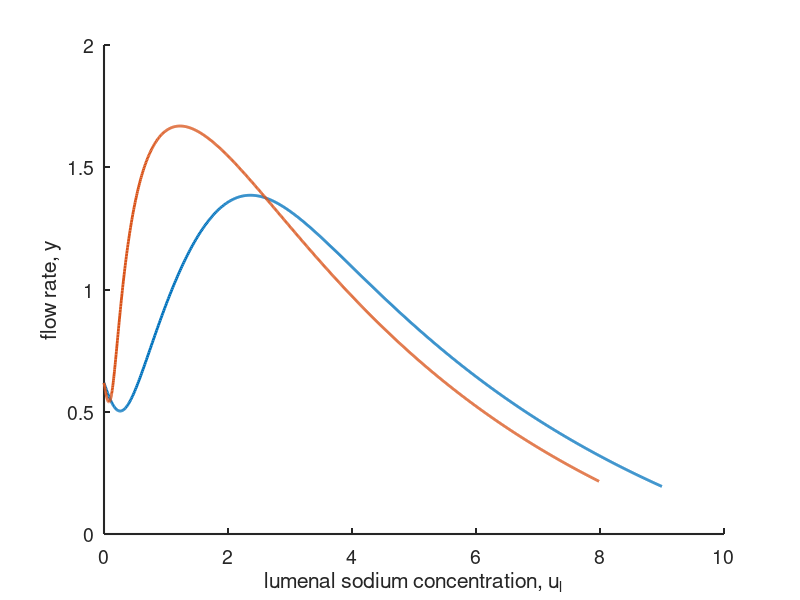

Reproduce this figure in MATLAB.
% Fluid absorption as a function of lumenal Na concentration,
% in nondimensional variables.


clear all
close all
clc

% First reproduce the figure in the gastrointestinal chapter.

beta = 1;
gam = 10;
rho = 1;
u0 = 1;

ui = linspace(0,8,1000);
fi = (ui.^3)./(1+ui.^3) ;
ul = ui + beta*fi;

a = rho;
b = rho + ul;
c = ui - u0 + (1-gam)*beta*fi;
y = (-b + (b.^2 - 4*a*c).^0.5)./(2*a);

plot(ul,y,'LineWidth',2)
xlabel('lumenal sodium concentration, u_l')
ylabel('flow rate, y')
set(gca,'FontSize',14,'LineWidth',1.5)
box off
hold on

% Next add to the figure the curve assuming that the Na flux depends on the
## voltage

V = -1;
ul = ui*exp(V).*exp(beta*fi);

a = rho;
b = rho + ul;
c = ui - u0 + (1-gam)*beta*fi;
y = (-b + (b.^2 - 4*a*c).^0.5)./(2*a);

plot(ul,y,'LineWidth',2)

% Save the file. For convenience. You probably don't want this line.
saveas(1,'../../../Math-Physiol-3rd-Edition/figures/chap_18_gastrointestinal/exercises/ex_sodium_flux.png')
